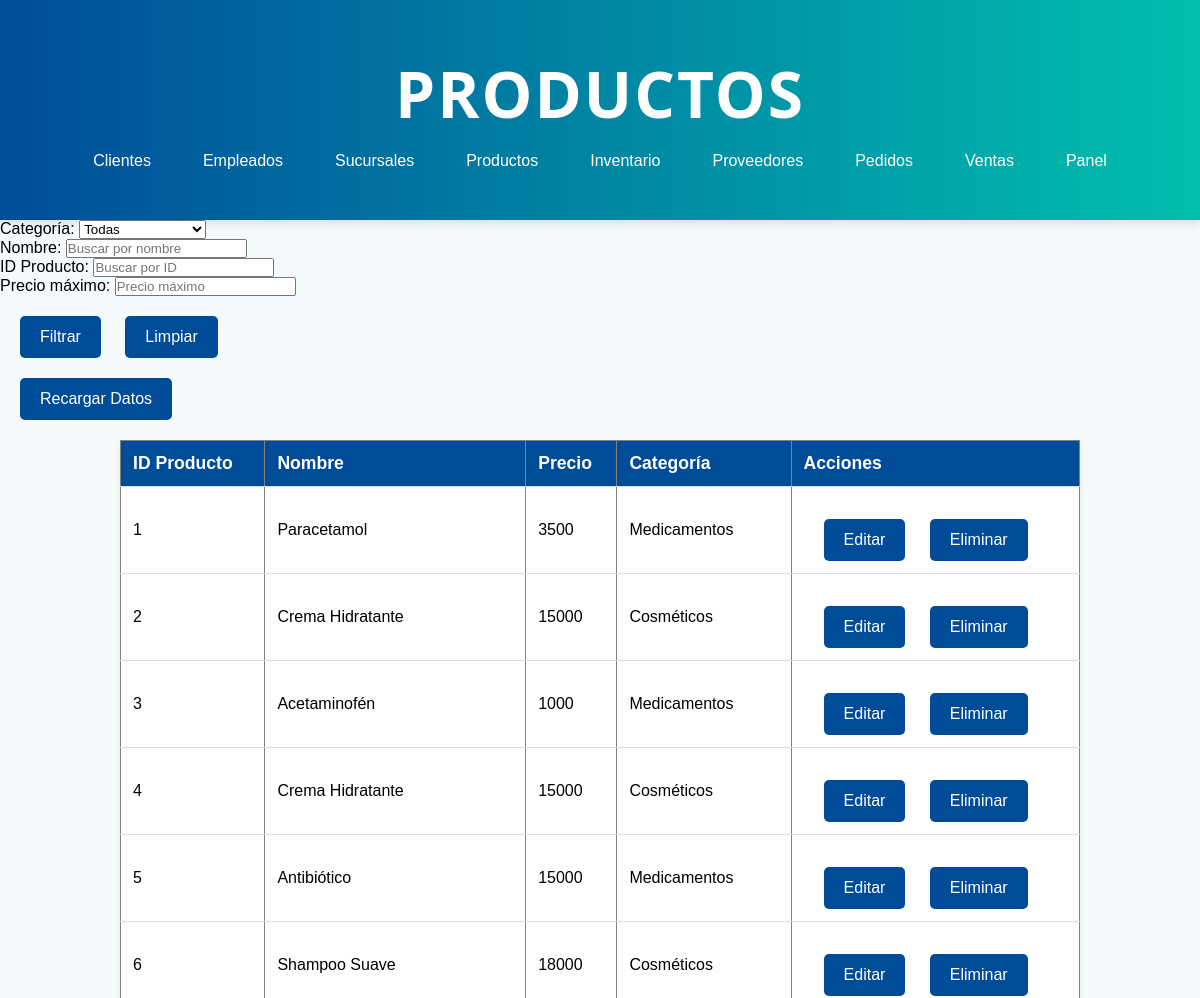
Page /producto.php (upper part) on the earlier database version.
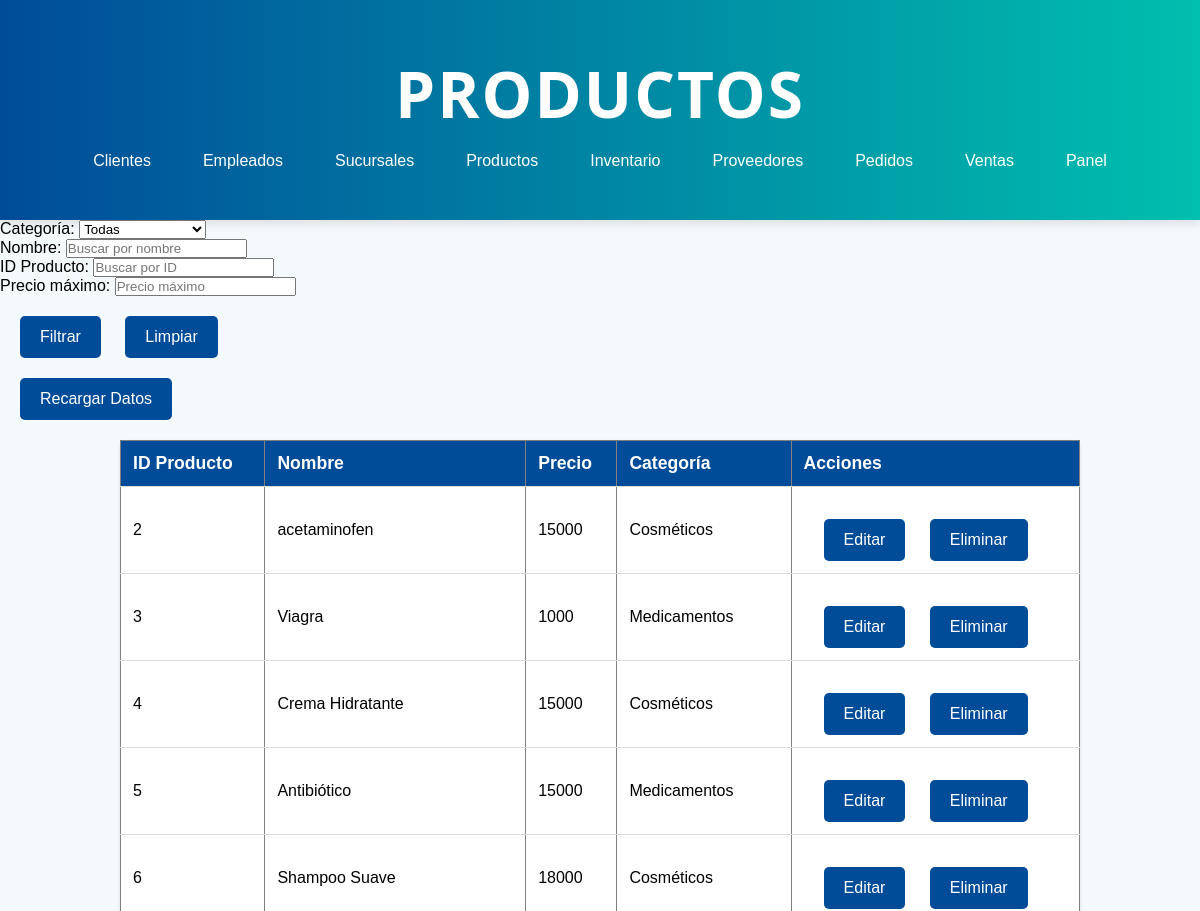
Same page on the later database version.
### tables this page shows
CREATE TABLE `producto` (
  `idProducto` int(11) NOT NULL,
  `nombre` varchar(255) NOT NULL,
  `precio` double NOT NULL,
  `categoriaProducto` int(11) NOT NULL,
  `eliminado` tinyint(1) DEFAULT 0,
  `imagen` text NOT NULL
);

CREATE TABLE `categoriaproducto` (
  `idCategoria` int(11) NOT NULL,
  `nombre` varchar(100) NOT NULL,
  `estado` enum('ACTIVO','INACTIVO') DEFAULT 'ACTIVO',
  `descripcion` text DEFAULT NULL
);

### producto.php (the view, shortened to what this page needs)
<!DOCTYPE html>
<html lang="es">
<head>
    <link rel="stylesheet" href="css/stylesListas.css">
</head>
<body>
    <header class="header">
        <h1>Productos</h1>
        <nav>
            <ul>
                <li><a href="cliente.php">Clientes</a></li>
                <li><a href="empleado.php">Empleados</a></li>
                <li><a href="sucursal.php">Sucursales</a></li>
                <li><a href="producto.php">Productos</a></li>
                <li><a href="inventario.php">Inventario</a></li>
                <li><a href="proveedor.php">Proveedores</a></li>
                <li><a href="pedido.php">Pedidos</a></li>
                <li><a href="venta.php">Ventas</a></li>
                <li><a href="administrador.php">Panel</a></li>
            </ul>
        </nav>
    </header>
    <form method="GET" action="" class="formularioFiltros" id="filterForm">
    <div class="filtro">
        <label for="categoria">Categoría:</label>
        <select name="categoria" id="categoria">
            <option value="">Todas</option>
        </select>
    </div>
    <div class="filtro">
        <label for="nombre">Nombre:</label>
        <input type="text" name="nombre" id="nombre" placeholder="Buscar por nombre" value="<?= isset($_GET['nombre']) ? htmlspecialchars($_GET['nombre']) : '' ?>">
    </div>
    <div class="filtro">
        <label for="idProducto">ID Producto:</label>
        <input type="number" name="idProducto" id="idProducto" placeholder="Buscar por ID" value="<?= isset($_GET['idProducto']) ? htmlspecialchars($_GET['idProducto']) : '' ?>">
    </div>
    <div class="filtro">
        <label for="precio">Precio máximo:</label>
        <input type="number" name="precio" id="precio" min="0" step="0.01" placeholder="Precio máximo" value="<?= isset($_GET['precio']) ? htmlspecialchars($_GET['precio']) : '' ?>">
    </div>
    <div class="filtro-boton">
        <button type="submit">Filtrar</button>
        <button type="button" onclick="resetFilters()">Limpiar</button>
    </div>
</form>
    <button onclick="window.location.reload()">Recargar Datos</button>
    <table border="1">
        <thead>
            <tr>
                <th>ID Producto</th>
                <th>Nombre</th>
                <th>Precio</th>
                <th>Categoría</th>
                <th>Acciones</th>
            </tr>
        </thead>
        <tbody id="datosProducto">
            <?php
            $conn = new mysqli('localhost', 'root', '', 'drogueriasconfe');
            $sql = "SELECT p.idProducto, p.nombre, p.precio, c.nombre AS categoria
                    FROM producto p
                    JOIN categoriaProducto c ON p.categoriaProducto = c.idCategoria
                    WHERE p.eliminado = 0";
            $resultado = $conn->query($sql);
            if ($resultado->num_rows > 0) {
                while ($row = $resultado->fetch_assoc()) {
                    echo "<tr id='producto-" . $row["idProducto"] . "'>";
                    echo "<td>" . $row["idProducto"] . "</td>";
                    echo "<td>" . $row["nombre"] . "</td>";
                    echo "<td>" . $row["precio"] . "</td>";
                    echo "<td>" . $row["categoria"] . "</td>";
                    echo "<td>
                            <button onclick='editarProducto(" . $row["idProducto"] . ")'>Editar</button>
                            <button onclick='eliminarProducto(" . $row["idProducto"] . ")'>Eliminar</button>
                          </td>";
                    echo "</tr>";
                }
            } else {
                echo "<tr><td colspan='5'>No se encontraron productos</td></tr>";
            }
            ?>
        </tbody>
    </table>
</body>
</html>

### css/stylesListas.css (style rules this page uses)
* { box-sizing: border-box; margin: 0; padding: 0; }
body { font-family: Arial, sans-serif; background-color: #f4f9fb; }
header { background: linear-gradient(to right, #004c99, #00bfae); color: white; text-align: center; padding: 50px 20px; box-shadow: 0 4px 8px rgba(0, 0, 0, 0.1); }
header h1 { font-size: 4em; font-family: 'Segoe UI', Tahoma, Geneva, Verdana, sans-serif; font-weight: 700; margin-bottom: 15px; letter-spacing: 2px; text-transform: uppercase; }
nav ul { display: flex; justify-content: center; list-style: none; }
nav ul li { margin: 0 10px; }
nav ul li a { color: #fff; text-decoration: none; padding: 0.5rem 1rem; border-radius: 5px; transition: background-color 0.3s ease; }
table { width: 80%; margin: 20px auto; border-collapse: collapse; background-color: white; box-shadow: 0 2px 4px rgba(0, 0, 0, 0.1); border-radius: 8px; }
th, td { padding: 12px; text-align: left; border-bottom: 1px solid #ddd; }
th { background-color: #004c99; color: white; font-size: 1.1em; }
button { background-color: #004c99; color: white; padding: 12px 20px; border: none; border-radius: 5px; font-size: 1em; cursor: pointer; transition: background-color 0.3s ease; margin-top: 20px; margin-left: 20px; }

Differences in the rows shown:
no longer on this page (row edited): producto: idProducto "1", nombre "Paracetamol", precio "3500", categoriaProducto.nombre "Medicamentos"
changed producto id 2: nombre "Crema Hidratante" → "acetaminofen"
changed producto id 3: nombre "Acetaminofén" → "Viagra"
